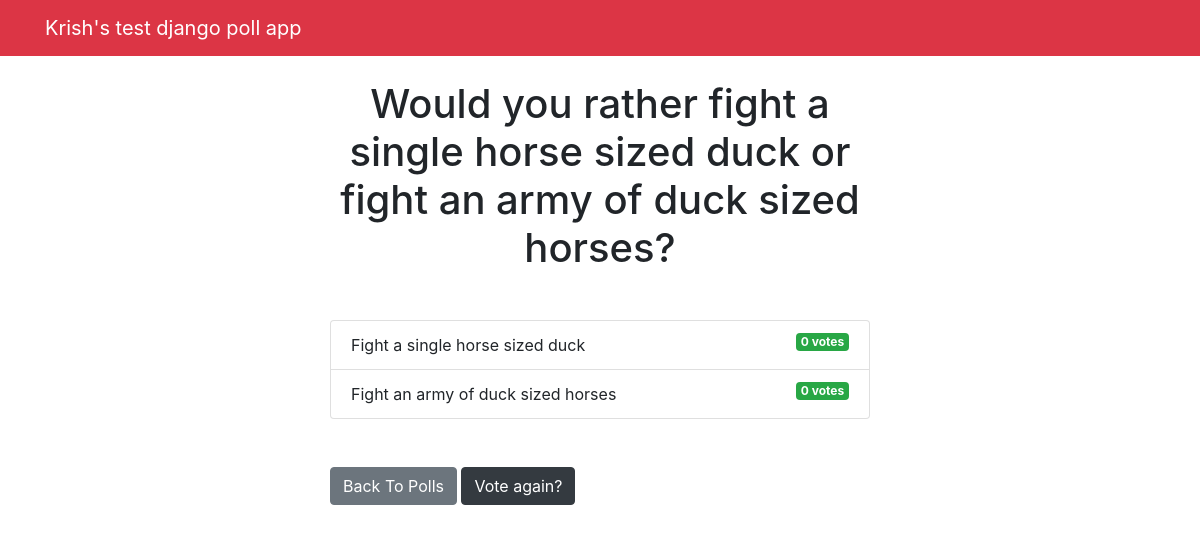
Screenshot of /polls/8/results/ with the database file from the repository.
### polls/models.py (models this page shows, shortened)
class Question(models.Model):
    question_text = models.CharField(max_length=200)
    pub_date = models.DateTimeField('Date published')

class Choice(models.Model):
    question = models.ForeignKey(Question, on_delete=models.CASCADE)
    choice_text = models.CharField(max_length=200)
    votes = models.IntegerField(default=0)

### polls/views.py (the view)
# urls.py: path('<int:question_id>/results/', views.results, name='results'),
def results(request, question_id):
  question = get_object_or_404(Question, pk=question_id)
  return render(request, 'polls/results.html', { 'question': question })

### templates/polls/results.html
{% extends 'base.html' %}
{% block content %}
<h1 class="mb-5 text-center">{{ question.question_text }}</h1>
<ul class="list-group mb-5">
	{% for choice in question.choice_set.all %}
	<li class="list-group-item">
		{{ choice.choice_text }}  <span class="badge badge-success float-right">{{ choice.votes }} vote{{ choice.votes | pluralize }}</span>
	</li>
	{% endfor %}
</ul>
<a class="btn btn-secondary" href="{% url 'polls:index' %}">Back To Polls</a>
<a class="btn btn-dark" href="{% url 'polls:detail' question.id %}">Vote again?</a>
{% endblock %}

### rows the page displays
Question: question_text "Would you rather fight a single horse sized duck or fight an army of duck sized horses?"
Choice: choice_text "Fight a single horse sized duck", votes "0", votes|pluralize "s"
Choice: choice_text "Fight an army of duck sized horses", votes "0", votes|pluralize "s"
